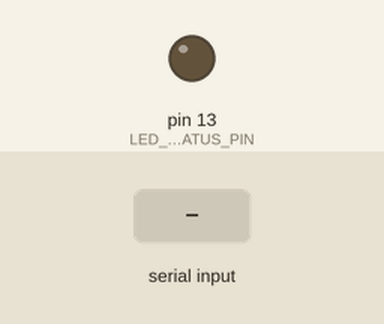
Recording of a sketch running on a simulated Arduino Uno, built for the host (arithmetic inside an expression is 32-bit, double 64-bit). Parts: output pins drawn as LEDs (lit = HIGH). Dashed ring = blinking. Inputs (shaded band) come from the test bench. What the sketch prints to the serial monitor is not drawn.

Above: at 0.1 s.
At 2.4 s:
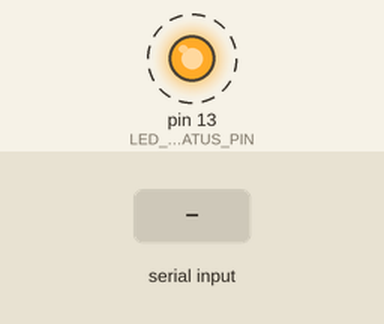
2.5 s: "U\n" received over Serial
5.5 s: "+\n" received over Serial
8.5 s: "s\n" received over Serial
Timing chart, 0 to 17.5 s (numbered marks = the images above; inputs shaded):
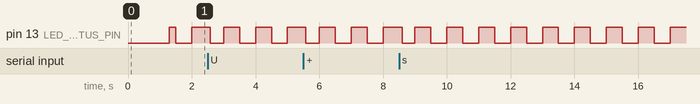

The sketch:

PowerManagement.ino
```cpp
/**
 * @file PowerManagement.ino
 * @brief Programme principal du système de gestion de puissance hybride
 * @author Hackathon FlyImpulse - Safran PW100
 * @date 2026-02-07
 *
 * Système embarqué STM32 pour la gestion de puissance hybride
 * électrique/thermique sur turbopropulseur Safran PW100
 *
 * COMMANDES SÉRIE:
 * - 'd' : Mode DÉCOLLAGE
 * - 'n' : Mode NORMAL
 * - 'u' : Mode URGENCE
 * - '+' : Augmenter puissance (+10 Cv)
 * - '-' : Diminuer puissance (-10 Cv)
 * - 's' : Afficher status complet
 * - 'h' : Afficher aide
 * - 'r' : Reset système
 *
 * Format: <nombre> pour définir puissance exacte (ex: "1500" = 1500 Cv)
 */

#include "config.h"
#include "PowerDistribution.h"
#include "FlightMode.h"
#include "ARINCSimulator.h"

// ============================================================================
// INSTANCES GLOBALES
// ============================================================================

PowerDistribution powerCalc;      ///< Calculateur de distribution
FlightMode flightMode;             ///< Gestionnaire de mode de vol
ARINCSimulator arinc;              ///< Simulateur ARINC 429

// ============================================================================
// VARIABLES GLOBALES
// ============================================================================

unsigned long lastUpdateTime = 0;      ///< Dernier update affichage (ms)
unsigned long lastARINCTime = 0;       ///< Dernière transmission ARINC (ms)
bool systemReady = false;              ///< Flag système initialisé

String serialBuffer = "";              ///< Buffer de réception série

// ============================================================================
// SETUP
// ============================================================================

void setup() {
    // Initialisation LED status
    pinMode(LED_STATUS_PIN, OUTPUT);
    digitalWrite(LED_STATUS_PIN, LOW);

    // Initialisation Serial/ARINC
    arinc.begin(SERIAL_BAUDRATE);

    // Banner système
    arinc.sendSystemBanner();

    // Initialisation mode par défaut (DÉCOLLAGE)
    flightMode.setMode(PowerDistribution::FlightMode::DECOLLAGE);
    flightMode.setTotalPower(DecollageConfig::INITIAL_POWER);

    // Status initial
    sendCurrentStatus();

    // Affichage aide
    printHelp();

    // Système prêt
    systemReady = true;
    digitalWrite(LED_STATUS_PIN, HIGH);

    Serial.println(F("[SYSTEM] Système opérationnel"));
    Serial.println(F(""));
}

// ============================================================================
// LOOP PRINCIPAL
// ============================================================================

void loop() {
    unsigned long currentTime = millis();

    // Lecture commandes série
    handleSerialInput();

    // Update périodique affichage (100ms)
    if (currentTime - lastUpdateTime >= DISPLAY_UPDATE_INTERVAL) {
        lastUpdateTime = currentTime;
        updateDisplay();
    }

    // Transmission ARINC périodique (50ms)
    if (currentTime - lastARINCTime >= ARINC_TX_INTERVAL) {
        lastARINCTime = currentTime;
        sendARINCData();
    }

    // Heartbeat LED
    if ((currentTime / 500) % 2 == 0) {
        digitalWrite(LED_STATUS_PIN, HIGH);
    } else {
        digitalWrite(LED_STATUS_PIN, LOW);
    }
}

// ============================================================================
// GESTION ENTRÉES SÉRIE
// ============================================================================

void handleSerialInput() {
    while (Serial.available() > 0) {
        char inChar = (char)Serial.read();

        // Commandes directes (caractères uniques)
        if (inChar == '\n' || inChar == '\r') {
            // Traitement buffer si nombre entré
            if (serialBuffer.length() > 0) {
                processNumberInput(serialBuffer);
                serialBuffer = "";
            }
        } else if (inChar >= '0' && inChar <= '9') {
            // Accumulation chiffres
            serialBuffer += inChar;
        } else {
            // Commande caractère
            processCommand(inChar);
            serialBuffer = "";
        }
    }
}

void processCommand(char cmd) {
    switch (cmd) {
        // Changement de mode
        case 'd':
        case 'D':
            flightMode.setMode(PowerDistribution::FlightMode::DECOLLAGE);
            Serial.println(F("\n[CMD] Changement mode → DÉCOLLAGE"));
            arinc.sendFlightMode(PowerDistribution::FlightMode::DECOLLAGE);
            sendCurrentStatus();
            break;

        case 'n':
        case 'N':
            flightMode.setMode(PowerDistribution::FlightMode::NORMAL);
            Serial.println(F("\n[CMD] Changement mode → NORMAL"));
            arinc.sendFlightMode(PowerDistribution::FlightMode::NORMAL);
            sendCurrentStatus();
            break;

        case 'u':
        case 'U':
            flightMode.setMode(PowerDistribution::FlightMode::URGENCE);
            Serial.println(F("\n[CMD] Changement mode → URGENCE"));
            arinc.sendFlightMode(PowerDistribution::FlightMode::URGENCE);
            sendCurrentStatus();
            break;

        // Ajustement puissance
        case '+':
            flightMode.increasePower(ENCODER_STEP);
            Serial.print(F("\n[CMD] Puissance +"));
            Serial.print(ENCODER_STEP);
            Serial.println(F(" Cv"));
            sendCurrentStatus();
            break;

        case '-':
            flightMode.decreasePower(ENCODER_STEP);
            Serial.print(F("\n[CMD] Puissance -"));
            Serial.print(ENCODER_STEP);
            Serial.println(F(" Cv"));
            sendCurrentStatus();
            break;

        // Status système
        case 's':
        case 'S':
            Serial.println(F("\n[CMD] Status système complet"));
            sendFullDashboard();
            break;

        // Aide
        case 'h':
        case 'H':
        case '?':
            printHelp();
            break;

        // Reset
        case 'r':
        case 'R':
            Serial.println(F("\n[CMD] Reset système..."));
            resetSystem();
            break;

        default:
            // Commande inconnue
            if (cmd != ' ' && cmd != '\t') {
                Serial.print(F("\n[WARN] Commande inconnue: "));
                Serial.println(cmd);
            }
            break;
    }
}

void processNumberInput(String numberStr) {
    long value = numberStr.toInt();

    if (value < 0) {
        Serial.println(F("\n[ERROR] Valeur négative invalide"));
        return;
    }

    if (value > 65535) {
        Serial.println(F("\n[ERROR] Valeur trop grande (max 65535)"));
        return;
    }

    flightMode.setTotalPower((uint16_t)value);
    Serial.print(F("\n[CMD] Puissance définie: "));
    Serial.print(value);
    Serial.println(F(" Cv"));

    sendCurrentStatus();
}

// ============================================================================
// AFFICHAGE
// ============================================================================

void updateDisplay() {
    // Update silencieux (pas d'affichage continu)
    // Utiliser commande 's' pour voir le status
}

void sendCurrentStatus() {
    // Calcul distribution actuelle
    PowerDistribution::PowerOutput output = powerCalc.calculate(
        flightMode.getMode(),
        flightMode.getTotalPower()
    );

    // Envoi status formaté
    arinc.sendFullStatus(
        flightMode.getMode(),
        output.total,
        output.electric,
        output.thermal
    );
}

void sendFullDashboard() {
    // Calcul distribution actuelle
    PowerDistribution::PowerOutput output = powerCalc.calculate(
        flightMode.getMode(),
        flightMode.getTotalPower()
    );

    // Envoi dashboard complet avec barres
    arinc.sendDashboard(
        flightMode.getMode(),
        output.total,
        output.electric,
        output.thermal
    );
}

void sendARINCData() {
    // Transmission ARINC périodique (silencieuse)
    // Peut être activée pour monitoring temps réel
}

// ============================================================================
// UTILITAIRES
// ============================================================================

void printHelp() {
    Serial.println(F(""));
    Serial.println(F("╔════════════════════════════════════════════════════════════════╗"));
    Serial.println(F("║                      COMMANDES DISPONIBLES                     ║"));
    Serial.println(F("╠════════════════════════════════════════════════════════════════╣"));
    Serial.println(F("║  MODES DE VOL:                                                 ║"));
    Serial.println(F("║    d - Mode DÉCOLLAGE (Electric 0-1000, Thermal 0-2250)       ║"));
    Serial.println(F("║    n - Mode NORMAL (Thermal only 0-2750)                       ║"));
    Serial.println(F("║    u - Mode URGENCE (Electric 0-1000, Thermal 0-2750)         ║"));
    Serial.println(F("║                                                                ║"));
    Serial.println(F("║  CONTRÔLE PUISSANCE:                                           ║"));
    Serial.println(F("║    + - Augmenter puissance (+10 Cv)                            ║"));
    Serial.println(F("║    - - Diminuer puissance (-10 Cv)                             ║"));
    Serial.println(F("║    <nombre> - Définir puissance exacte (ex: 1500)              ║"));
    Serial.println(F("║                                                                ║"));
    Serial.println(F("║  SYSTÈME:                                                      ║"));
    Serial.println(F("║    s - Afficher status complet + dashboard                     ║"));
    Serial.println(F("║    h - Afficher cette aide                                     ║"));
    Serial.println(F("║    r - Reset système                                           ║"));
    Serial.println(F("╚════════════════════════════════════════════════════════════════╝"));
    Serial.println(F(""));
}

void resetSystem() {
    // Reset au mode DÉCOLLAGE
    flightMode.setMode(PowerDistribution::FlightMode::DECOLLAGE);
    flightMode.setTotalPower(DecollageConfig::INITIAL_POWER);

    Serial.println(F("[SYSTEM] Reset complet - Mode DÉCOLLAGE - 50 Cv"));

    sendCurrentStatus();
}
```

ARINCSimulator.h
```cpp
/**
 * @file ARINCSimulator.h
 * @brief Simulateur de protocole ARINC 429 sur Serial
 * @author Hackathon FlyImpulse - Safran PW100
 * @date 2026-02-07
 *
 * Simule le format ARINC 429 pour un affichage professionnel
 */

#ifndef ARINC_SIMULATOR_H
#define ARINC_SIMULATOR_H

#include <stdint.h>
#include "PowerDistribution.h"

/**
 * @brief Classe de simulation ARINC 429
 *
 * Formate les données de vol en messages ARINC-like sur Serial
 */
class ARINCSimulator {
public:
    /**
     * @brief Constructeur
     */
    ARINCSimulator();

    /**
     * @brief Initialise le simulateur ARINC
     *
     * @param baudrate Vitesse de communication série
     */
    void begin(uint32_t baudrate);

    /**
     * @brief Envoie le banner système au démarrage
     */
    void sendSystemBanner();

    /**
     * @brief Envoie une trame de puissance totale
     *
     * @param power Puissance totale (Cv)
     */
    void sendTotalPower(uint16_t power);

    /**
     * @brief Envoie une trame de puissance électrique
     *
     * @param power Puissance électrique (Cv)
     */
    void sendElectricPower(uint16_t power);

    /**
     * @brief Envoie une trame de puissance thermique
     *
     * @param power Puissance thermique (Cv)
     */
    void sendThermalPower(uint16_t power);

    /**
     * @brief Envoie une trame de changement de mode
     *
     * @param mode Nouveau mode
     */
    void sendFlightMode(PowerDistribution::FlightMode mode);

    /**
     * @brief Envoie le statut système complet
     *
     * @param mode Mode de vol actif
     * @param totalPower Puissance totale (Cv)
     * @param electricPower Puissance électrique (Cv)
     * @param thermalPower Puissance thermique (Cv)
     */
    void sendFullStatus(
        PowerDistribution::FlightMode mode,
        uint16_t totalPower,
        uint16_t electricPower,
        uint16_t thermalPower
    );

    /**
     * @brief Envoie un tableau de bord formaté
     *
     * @param mode Mode de vol actif
     * @param totalPower Puissance totale (Cv)
     * @param electricPower Puissance électrique (Cv)
     * @param thermalPower Puissance thermique (Cv)
     */
    void sendDashboard(
        PowerDistribution::FlightMode mode,
        uint16_t totalPower,
        uint16_t electricPower,
        uint16_t thermalPower
    );

    /**
     * @brief Envoie un message d'erreur
     *
     * @param errorMsg Message d'erreur
     */
    void sendError(const char* errorMsg);

private:
    uint32_t messageCounter_;  ///< Compteur de messages (séquence)

    /**
     * @brief Formatte un label ARINC en hexadécimal
     *
     * @param label Code label ARINC
     * @param buffer Buffer de sortie (min 4 chars)
     */
    void formatLabel(uint16_t label, char* buffer) const;

    /**
     * @brief Calcule un checksum simple (somme modulo 256)
     *
     * @param data Données à checker
     * @param length Longueur des données
     * @return Checksum 8 bits
     */
    uint8_t calculateChecksum(const uint8_t* data, size_t length) const;

    /**
     * @brief Retourne le nom du mode de vol
     *
     * @param mode Mode de vol
     * @return Chaîne constante
     */
    const char* getModeName(PowerDistribution::FlightMode mode) const;
};

#endif // ARINC_SIMULATOR_H
```

FlightMode.cpp
```cpp
/**
 * @file FlightMode.cpp
 * @brief Implémentation de la gestion des modes de vol
 * @author Hackathon FlyImpulse - Safran PW100
 * @date 2026-02-07
 */

#include "FlightMode.h"
#include "config.h"

// ============================================================================
// CONSTRUCTEUR
// ============================================================================

FlightMode::FlightMode()
    : currentMode_(PowerDistribution::FlightMode::DECOLLAGE)
    , totalPower_(DecollageConfig::INITIAL_POWER)
{
    // Initialisation mode DÉCOLLAGE
}

// ============================================================================
// GESTION DU MODE
// ============================================================================

void FlightMode::setMode(PowerDistribution::FlightMode newMode) {
    currentMode_ = newMode;
    applyPowerConstraints();
}

PowerDistribution::FlightMode FlightMode::getMode() const {
    return currentMode_;
}

const char* FlightMode::getModeName() const {
    switch (currentMode_) {
        case PowerDistribution::FlightMode::DECOLLAGE:
            return "DECOLLAGE";

        case PowerDistribution::FlightMode::NORMAL:
            return "NORMAL";

        case PowerDistribution::FlightMode::URGENCE:
            return "URGENCE";

        default:
            return "UNKNOWN";
    }
}

void FlightMode::nextMode() {
    switch (currentMode_) {
        case PowerDistribution::FlightMode::DECOLLAGE:
            setMode(PowerDistribution::FlightMode::NORMAL);
            break;

        case PowerDistribution::FlightMode::NORMAL:
            setMode(PowerDistribution::FlightMode::URGENCE);
            break;

        case PowerDistribution::FlightMode::URGENCE:
            setMode(PowerDistribution::FlightMode::DECOLLAGE);
            break;

        default:
            setMode(PowerDistribution::FlightMode::DECOLLAGE);
            break;
    }
}

// ============================================================================
// GESTION DE LA PUISSANCE
// ============================================================================

void FlightMode::setTotalPower(uint16_t power) {
    uint16_t minPower = getMinPower();
    uint16_t maxPower = getMaxPower();

    // Contraindre la puissance dans les limites
    if (power < minPower) {
        totalPower_ = minPower;
    } else if (power > maxPower) {
        totalPower_ = maxPower;
    } else {
        totalPower_ = power;
    }
}

void FlightMode::increasePower(uint16_t increment) {
    uint16_t newPower = totalPower_ + increment;

    // Prévention dépassement entier
    if (newPower < totalPower_) {
        newPower = getMaxPower();
    }

    setTotalPower(newPower);
}

void FlightMode::decreasePower(uint16_t decrement) {
    uint16_t newPower = 0U;

    // Prévention underflow
    if (totalPower_ > decrement) {
        newPower = totalPower_ - decrement;
    }

    setTotalPower(newPower);
}

uint16_t FlightMode::getTotalPower() const {
    return totalPower_;
}

// ============================================================================
// LIMITES DU MODE
// ============================================================================

uint16_t FlightMode::getMinPower() const {
    switch (currentMode_) {
        case PowerDistribution::FlightMode::DECOLLAGE:
            return DecollageConfig::MIN_POWER;

        case PowerDistribution::FlightMode::NORMAL:
            return NormalConfig::MIN_POWER;

        case PowerDistribution::FlightMode::URGENCE:
            return UrgenceConfig::MIN_POWER;

        default:
            return 0U;
    }
}

uint16_t FlightMode::getMaxPower() const {
    switch (currentMode_) {
        case PowerDistribution::FlightMode::DECOLLAGE:
            return DecollageConfig::MAX_POWER;

        case PowerDistribution::FlightMode::NORMAL:
            return NormalConfig::MAX_POWER;

        case PowerDistribution::FlightMode::URGENCE:
            return UrgenceConfig::MAX_POWER;

        default:
            return 0U;
    }
}

// ============================================================================
// UTILITAIRES PRIVÉS
// ============================================================================

void FlightMode::applyPowerConstraints() {
    // Re-contraindre la puissance aux nouvelles limites du mode
    setTotalPower(totalPower_);
}
```

Source omitted: ARINCSimulator.cpp (8851 bytes), FlightMode.h (2477 bytes), PowerDistribution.cpp (3484 bytes), PowerDistribution.h (3362 bytes), config.h (4268 bytes)

Measured:
- by itself, pin 13 (LED_STATUS_PIN): alternates HIGH for 0.50 s and LOW for 0.50 s
